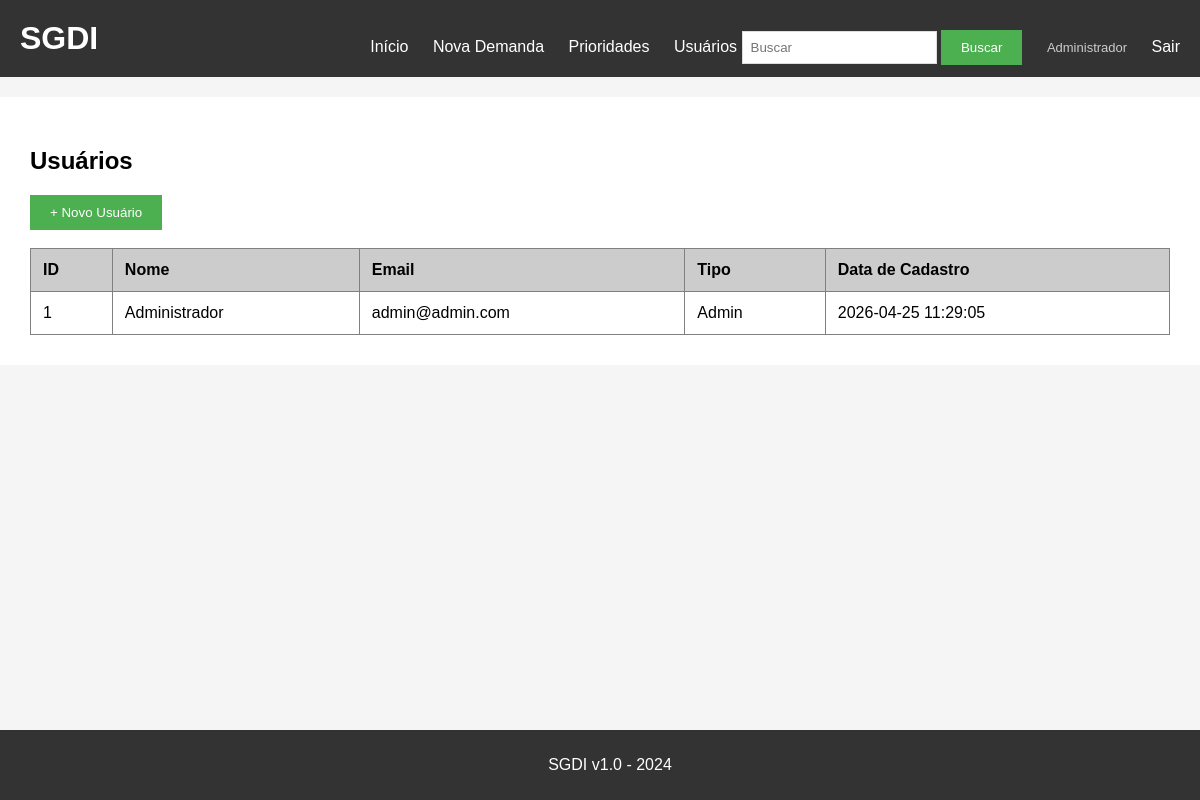
/usuarios (signed in), run on the app's committed database.
### tables this page shows
CREATE TABLE usuarios (
            id INTEGER PRIMARY KEY AUTOINCREMENT,
            nome TEXT NOT NULL,
            email TEXT NOT NULL UNIQUE,
            senha_hash TEXT NOT NULL,
            tipo TEXT NOT NULL DEFAULT 'solicitante',
            data_criacao TEXT NOT NULL
        );

### app.py (the view)
@app.route('/usuarios')
@admin_required
def usuarios():
    conn = get_db()
    lista = conn.execute(
        'SELECT id, nome, email, tipo, data_criacao FROM usuarios ORDER BY nome'
    ).fetchall()
    conn.close()
    return render_template('usuarios.html', usuarios=lista)

### app.py (called while the page is built)
def get_db():
    conn = sqlite3.connect(DATABASE)
    conn.row_factory = sqlite3.Row
    conn.create_function("UNACCENT", 1, lambda x: unidecode(x) if x else "")
    return conn

def admin_required(f):
    @wraps(f)
    def decorated(*args, **kwargs):
        if 'usuario_id' not in session:
            flash('Faça login para continuar.')
            return redirect(url_for('login'))
        if session.get('usuario_tipo') != 'admin':
            flash('Acesso restrito a administradores.')
            return redirect(url_for('index'))
        return f(*args, **kwargs)
    return decorated

### templates/usuarios.html (shortened to what this page needs)
{% extends "base.html" %}
{% block content %}
<h2>Usuários</h2>
<a href="/usuarios/novo"><button>+ Novo Usuário</button></a>
<br><br>
<table border="1" cellpadding="10" cellspacing="0" width="100%">
    <thead>
        <tr bgcolor="#cccccc">
            <th>ID</th>
            <th>Nome</th>
            <th>Email</th>
            <th>Tipo</th>
            <th>Data de Cadastro</th>
        </tr>
    </thead>
    <tbody>
        {% for usuario in usuarios %}
        <tr>
            <td>{{ usuario['id'] }}</td>
            <td>{{ usuario['nome'] }}</td>
            <td>{{ usuario['email'] }}</td>
            <td>{{ usuario['tipo'] | capitalize }}</td>
            <td>{{ usuario['data_criacao'] }}</td>
        </tr>
        {% endfor %}
    </tbody>
</table>
{% endblock %}

### templates/base.html (shortened to what this page needs)
<!DOCTYPE html>
<html>
<head>
    <link rel="stylesheet" href="{{ url_for('static', filename='style.css') }}">
</head>
<body>
    <div class="header">
        <h1>SGDI</h1>
        <div class="menu">
            <a href="/">Início</a>
            <a href="/nova_demanda">Nova Demanda</a>
            {% if session.get('usuario_tipo') == 'admin' %}
            <a href="/prioridades">Prioridades</a>
            <a href="/usuarios">Usuários</a>
            {% endif %}
            <form action="/buscar" method="GET" style="display:inline;">
                <input type="text" name="q" placeholder="Buscar">
                <button type="submit">Buscar</button>
            </form>
            <span class="usuario-info">{{ session.get('usuario_nome', '') }}</span>
            <a href="/logout" class="menu-logout">Sair</a>
        </div>
    </div>
    <div class="container">
        {% block content %}{% endblock %}
    </div>
    <div class="footer">
        <p>SGDI v1.0 - 2024</p>
    </div>
</body>
</html>

### static/style.css (style rules this page uses)
body { font-family: Arial, sans-serif; background-color: #f5f5f5; padding: 0; margin: 0; min-height: 100vh; padding-bottom: 70px; box-sizing: border-box; }
.header { background-color: #333; color: white; padding: 20px; }
.header h1 { margin: 0; display: inline-block; }
.menu { float: right; margin-top: 10px; }
.menu a { color: white; text-decoration: none; margin-left: 20px; }
.container { max-width: 1200px; margin: 20px auto 40px auto; background: white; padding: 30px; }
.footer { background-color: #333; color: white; text-align: center; padding: 10px; position: fixed; bottom: 0; width: 100%; }
button { background-color: #4CAF50; color: white; padding: 10px 20px; border: none; cursor: pointer; }
table { border-collapse: collapse; }
th { text-align: left; padding: 12px; }
td { padding: 12px; }
input[type="text"], textarea { padding: 8px; border: 1px solid #ddd; }
.usuario-info { color: #ccc; font-size: 13px; margin-left: 20px; }
.menu-logout { color: #ff9999; margin-left: 12px; }

### templates/base.html (style rules this page uses)
body { margin: 0; }

### data on the page
usuarios: get "Administrador", id "1", nome "Administrador", email "admin@admin.com", tipo "Admin", data_criacao "2026-04-25 11:29:05"
